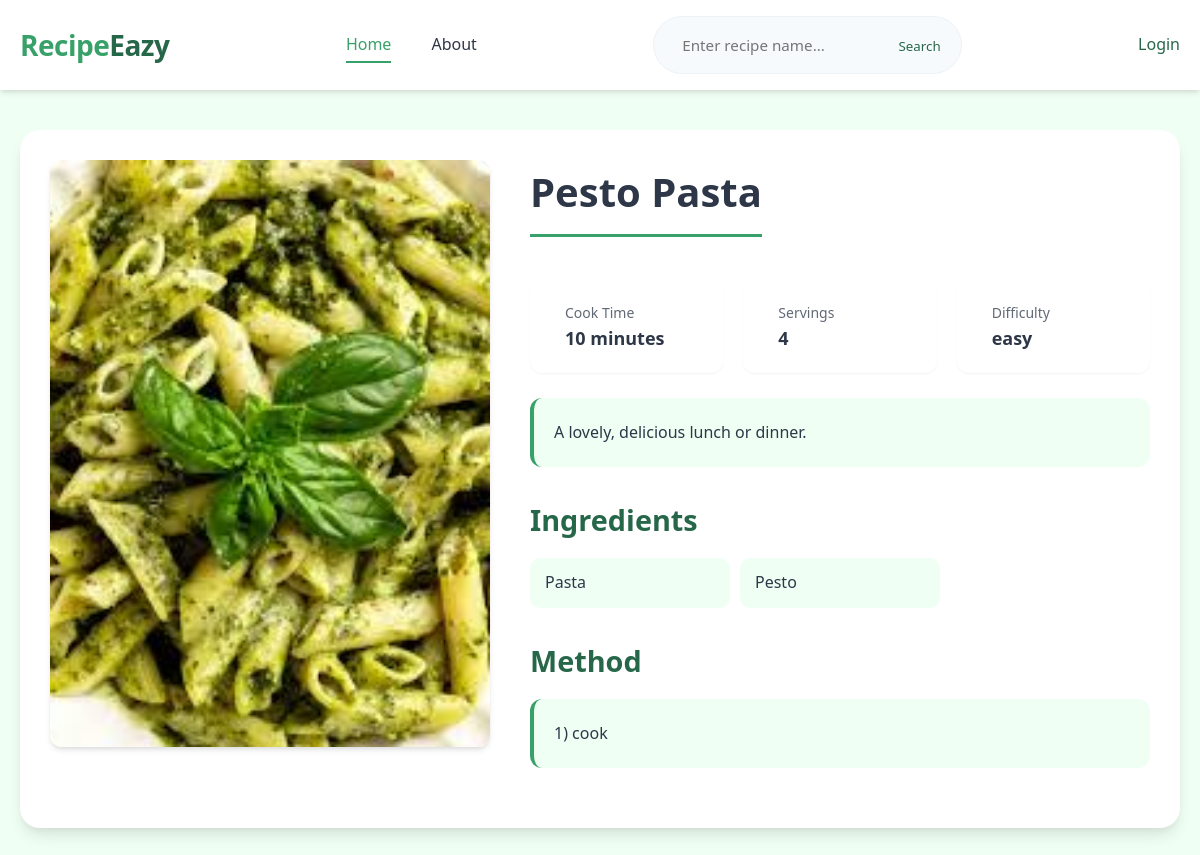
The page /recipes/recipe-list/16 on the database as committed earlier.
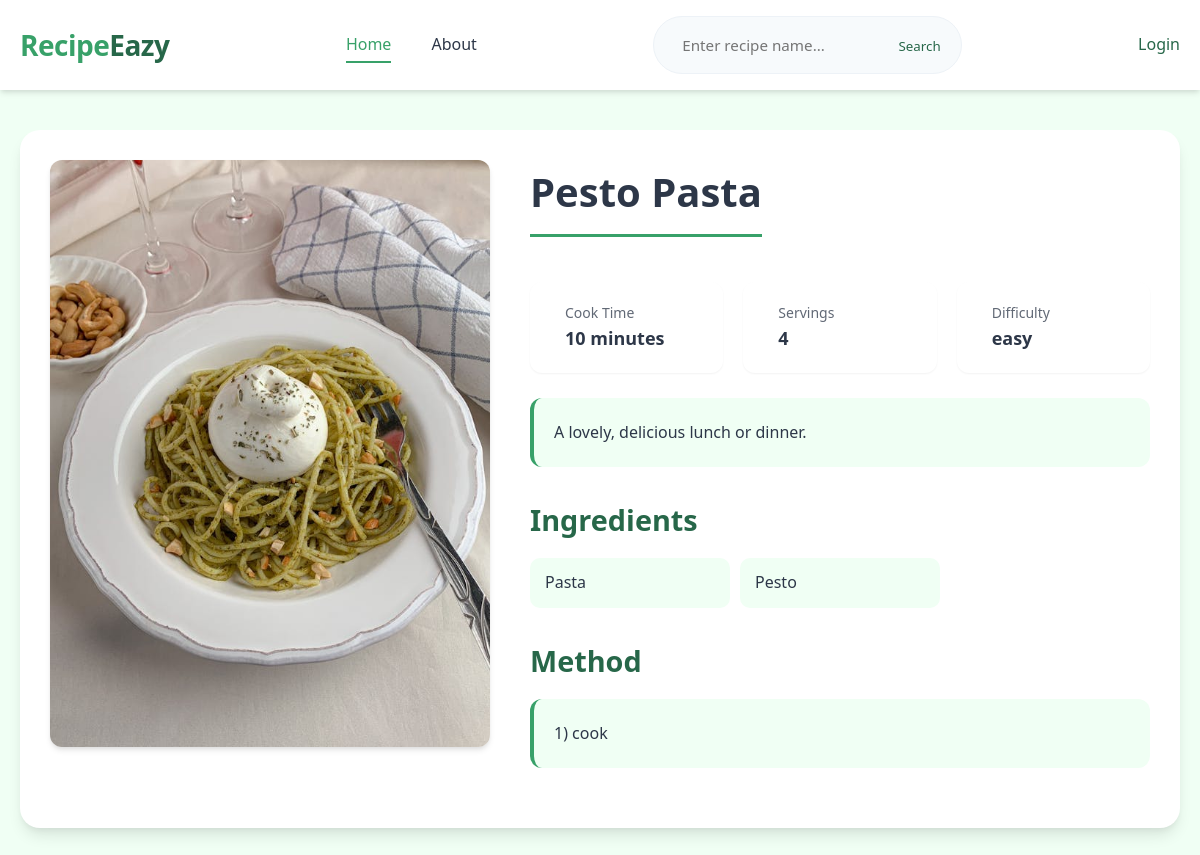
The same page on the database as committed later.
### recipes/models.py (models this page shows, shortened)
class Recipe(models.Model):
    title = models.CharField(max_length=30)
    description = models.TextField(default="")
    ingredients = models.TextField(default="", help_text="Separate ingredients with commas.")
    cook_time = models.PositiveIntegerField(help_text="Cooking time in minutes.")
    servings = models.PositiveIntegerField()
    method = models.TextField(default="")
    image = models.ImageField(upload_to="images/")
    cuisine = models.ManyToManyField(Cuisine)
    category = models.ManyToManyField(Category)
    options = {"easy":"easy","medium":"medium","hard":"hard","expert":"expert"}
    difficulty = models.CharField(max_length=250, choices = options, default = "easy")

### recipes/views.py (the view)
# urls.py: path("recipe-list/<int:id>", views.recipe_detail,name="recipe-detail"),
def recipe_detail(request, id):
    recipe = get_object_or_404(Recipe, id=id)
    ingredients = recipe.ingredients
    ingredients = ingredients.split(", ")
    return render(request,"recipes/recipe_detail.html",{
        "recipe":recipe,
        "ingredients":ingredients
    })

### recipes/templates/recipes/recipe_detail.html (shortened to what this page needs)
<!DOCTYPE html>
<html lang="en">
<head>
</head>
<body>
    <header id="header">
        <div class="container">
            <nav>
                <div class="logo">Recipe<span>Eazy</span></div>
                <div class="nav-links">
                    <a href="{%url 'recipe_list'%}" class="active">Home</a>
                    <a href="#">About</a>
                </div>
                <div class="search-bar">
                    <form action="{% url 'search-recipe' %}" method="get">
                        <input type="text" name="q" placeholder="Enter recipe name..." required>
                        <button type="submit">Search</button>
                    </form>
                </div>
                <div class "nav-links">
                    {%if not user.is_authenticated%}
                    <a href ="{%url 'login'%}">Login</a>
                    {%endif%}
                </div>
            </nav>
        </div>
    </header>
    <div class="container">
        <div class="recipe-detail">
            <div class="recipe-image-column">
                {% if recipe.image %}
                    <img src="{{ recipe.image.url }}" alt="{{ recipe.title }}" class="recipe-image">
                {% endif %}
            </div>
            <div class="recipe-content-column">
                <h1 class="recipe-title">{{recipe.title}}</h1>
                <div class="recipe-quick-info">
                    <div class="info-card">
                        <div class="info-content">
                            <span class="info-label">Cook Time</span>
                            <span class="info-value">{{recipe.cook_time}} minute{{recipe.cook_time|pluralize}}</span>
                        </div>
                    </div>
                    <div class="info-card">
                        <div class="info-content">
                            <span class="info-label">Servings</span>
                            <span class="info-value">{{recipe.servings}}</span>
                        </div>
                    </div>
                    <div class="info-card">
                        <div class="info-content">
                            <span class="info-label">Difficulty</span>
                            <span class="info-value">{{recipe.difficulty}}</span>
                        </div>
                    </div>
                </div>
                <div class="recipe-description">
                    {{recipe.description}}
                </div>
                <div class="recipe-section">
                    <h3 class="section-title">Ingredients</h3>
                    <div class="ingredients-list">
                        {%for ingredient in ingredients%}
                            <div class="ingredient-item">{{ingredient}}</div>
                        {%endfor%}
                    </div>
                </div>
                <div class="recipe-section">
                    <h3 class="section-title">Method</h3>
                    <div class="method-container">{{recipe.method}}</div>
                </div>
            </div>
        </div>
    </div>
</body>
</html>

### recipes/templates/recipes/recipe_detail.html (style rules this page uses)
:root { --primary: #38A169; --primary-light: #4abb7d; --secondary: #9AE6B4; --dark: #276749; --light: #F0FFF4; --accent: #68D391; --gray-100: #f7fafc; --gray-200: #edf2f7; --gray-300: #e2e8f0; --gray-800: #2d3748; --shadow-sm: 0 1px 2px 0 rgba(0, 0, 0, 0.05); --shadow-md: 0 4px 6px -1px rgba(0, 0, 0, 0.1), 0 2px 4px -1px rgba(0, 0, 0, 0.06); --shadow-lg: 0 10px 15px -3px rgba(0, 0, 0, 0.1), 0 4px 6px -2px rgba(0, 0, 0, 0.05); --shadow-xl: 0 20px 25px -5px rgba(0, 0, 0, 0.1), 0 10px 10px -5px rgba(0, 0, 0, 0.04); }
* { margin: 0; padding: 0; box-sizing: border-box; font-family: 'Poppins', 'Segoe UI', Tahoma, Geneva, Verdana, sans-serif; }
body { background-color: var(--light); color: var(--gray-800); line-height: 1.6; font-size: 16px; }
a { color: var(--dark); text-decoration: none; transition: color 0.3s ease; }
.container { max-width: 1200px; margin: 0 auto; padding: 0 20px; width: 100%; }
#header { background-color: white; box-shadow: var(--shadow-md); position: sticky; top: 0; width: 100%; z-index: 100; transition: all 0.3s ease; }
#header .container { max-width: 1200px; margin: 0 auto; padding: 0 20px; }
#header nav { display: flex; justify-content: space-between; align-items: center; padding: 16px 0; transition: padding 0.3s ease; }
#header .logo { font-size: 28px; font-weight: 700; color: var(--primary); display: flex; align-items: center; letter-spacing: -0.5px; }
#header .logo span { color: var(--dark); }
#header .nav-links { display: flex; gap: 40px; }
#header .nav-links a { text-decoration: none; color: var(--gray-800); font-weight: 500; transition: color 0.3s ease; position: relative; font-size: 1rem; }
#header .nav-links a:after { content: ''; position: absolute; width: 0; height: 2px; bottom: -5px; left: 0; background-color: var(--primary); transition: width 0.3s ease; }
#header .nav-links a:hover:after, #header .nav-links a.active:after { width: 100%; }
#header .nav-links a.active { color: var(--primary); }
#header .search-bar { display: flex; align-items: center; background-color: var(--gray-100); border-radius: 50px; padding: 10px 20px; transition: box-shadow 0.3s ease, background-color 0.3s ease; border: 1px solid var(--gray-200); }
#header .search-bar input { border: none; background: transparent; padding: 8px; outline: none; width: 220px; font-size: 0.95rem; }
#header .search-bar button { background: none; border: none; cursor: pointer; color: var(--dark); }
.recipe-detail { max-width: 1200px; margin: 40px auto; padding: 30px; background-color: white; border-radius: 20px; box-shadow: var(--shadow-lg); animation: fadeIn 0.8s ease; display: flex; gap: 40px; }
.recipe-title { font-size: 2.5rem; margin-bottom: 20px; color: var(--gray-800); font-weight: 700; border-bottom: 3px solid var(--primary); padding-bottom: 10px; display: inline-block; }
.recipe-image { width: 100%; border-radius: 12px; box-shadow: var(--shadow-md); aspect-ratio: 3/4; object-fit: cover; }
.recipe-section { margin-bottom: 30px; }
.recipe-content-column { flex: 1; }
.section-title { font-size: 1.8rem; color: var(--dark); margin-bottom: 15px; font-weight: 600; }
.ingredients-list { display: grid; grid-template-columns: repeat(auto-fill, minmax(200px, 1fr)); gap: 10px; }
.ingredient-item { background-color: var(--light); padding: 12px 15px; border-radius: 10px; display: flex; align-items: center; transition: transform 0.2s ease, background-color 0.2s ease; }
.method-container { line-height: 1.8; background-color: var(--light); padding: 20px; border-radius: 12px; border-left: 4px solid var(--primary); }
.recipe-image-column { flex: 0 0 40%; top: 100px; align-self: flex-start; }
.recipe-image-column { flex: 0 0 40%; align-self: flex-start; }
.recipe-quick-info { display: grid; grid-template-columns: repeat(3, 1fr); gap: 20px; margin: 25px 0; }
.info-card { background-color: white; padding: 20px; border-radius: 12px; box-shadow: var(--shadow-sm); display: flex; align-items: center; gap: 15px; transition: transform 0.2s ease, box-shadow 0.2s ease; }
.info-content { display: flex; flex-direction: column; }
.info-label { font-size: 0.875rem; color: var(--gray-800); opacity: 0.75; }
.info-value { font-size: 1.125rem; font-weight: 600; color: var(--gray-800); }
.recipe-description { background-color: var(--light); padding: 20px; border-radius: 12px; line-height: 1.8; color: var(--gray-800); margin-bottom: 30px; border-left: 4px solid var(--primary); }

Rows that differ between the two databases and show on the page:
changed Recipe "Pesto Pasta": image: a different picture
